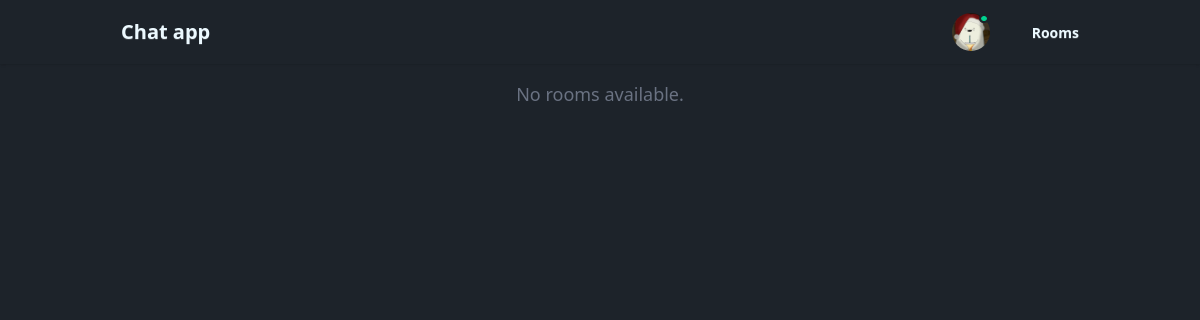
Page / (signed in) on the earlier database version.
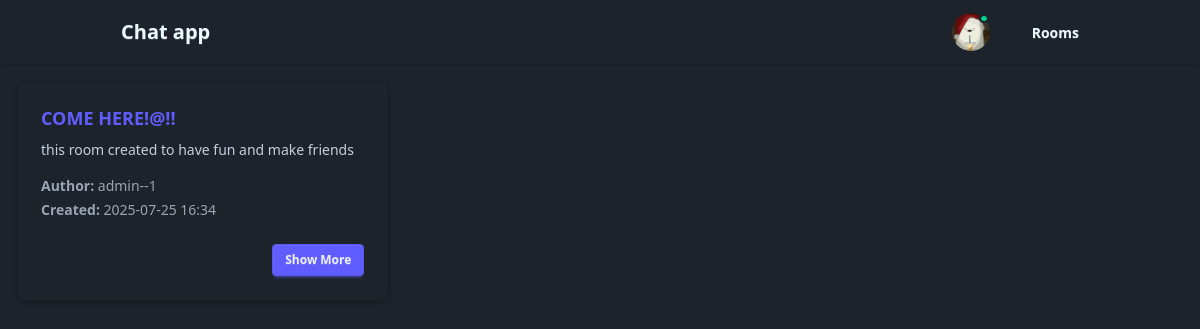
Same page on the later database version.
### chat/models.py (models this page shows, shortened)
class UserProfile(AbstractUser):
    email = models.EmailField(unique=True , blank=False , null=False)
    profile = models.ImageField(upload_to=uuid_upload_to , default = 'defaults/default-img.png' , validators=[FileExtensionValidator(allowed_extensions=['jpg', 'jpeg', 'png', 'gif'])])
    is_online = models.BooleanField(default=False)

class Room(models.Model):
    room_name = models.CharField(max_length=100)
    room_description = models.CharField(max_length=300)
    room_author = models.ForeignKey(UserProfile , on_delete=models.CASCADE , related_name="rooms")
    created_at = models.DateTimeField(auto_now_add=True)
    class Meta:
        unique_together = ['room_name' , 'room_author']

### chat/views/rooms.py (the view)
# urls.py: path('' , rooms.RoomView.as_view() , name="index"),
class RoomView(LoginRequiredMixin, ListView):
    model = Room
    template_name = "index.html"
    context_object_name = "object_list"

### chat/custom_contexts.py (called while the page is built)
def globals(request):
    return {
        "app_name" : "ChatApp"
    }

### chat/templates/index.html (shortened to what this page needs)
{% extends "base.html" %}
{% load widget_tweaks %}
{% block content %}
    <div class="grid grid-cols-1 sm:grid-cols-2 lg:grid-cols-3 gap-6 p-4">
        {% for room in object_list %}
            <div class="card bg-base-100 shadow-md border border-base-200">
                <div class="card-body">
                    <h2 class="card-title text-primary">{{ room.room_name }}</h2>
                    <p class="text-sm text-base-content/80">{{ room.room_description|truncatewords:20 }}</p>
                    <div class="mt-2 flex flex-col gap-1">
                        <span class="text-sm text-base-content/60">
                            <span class="font-semibold">Author:</span> {{ room.room_author.username }}
                        </span>
                        <span class="text-sm text-base-content/60">
                            <span class="font-semibold">Created:</span> {{ room.created_at|date:"Y-m-d H:i" }}
                        </span>
                    </div>
                    <div class="card-actions justify-end mt-4">
                        <a href="{% url 'room-detail' room.id %}" class="btn btn-sm btn-primary">Show More</a>
                    </div>
                </div>
            </div>
        {% empty %}
            <div class="col-span-full text-center text-gray-500 text-lg">
                No rooms available.
            </div>
        {% endfor %}
    </div>
{% endblock %}

### chat/templates/base.html (shortened to what this page needs)
<!DOCTYPE html>
<html lang="en" data-theme="dark">
<head>
    <link href="https://cdn.jsdelivr.net/npm/daisyui@5" rel="stylesheet" type="text/css" />
    <script src="https://cdn.jsdelivr.net/npm/@tailwindcss/browser@4"></script>
    <link href="https://cdn.jsdelivr.net/npm/daisyui@5/themes.css" rel="stylesheet" type="text/css" />
</head>
<body>
    {% include './partials/navbar.html' %}
    {% block content %}
    {% endblock %}
</body>
</html>

### chat/templates/partials/navbar.html (shortened to what this page needs)
<div class="navbar bg-base-100 shadow-sm">
    <div class="container mx-auto flex justify-between items-center px-4">
        <a class="btn btn-ghost text-xl normal-case" href="{% url 'index' %}">Chat app</a>
        <div class="flex items-center gap-6">
            <div class="dropdown dropdown-end">
                {% if request.user.is_authenticated %}
                    <label tabindex="0" class="btn btn-ghost btn-circle avatar {% if request.user.is_online == True %}avatar-online{% else %}avatar-offline{% endif %}">
                        <div class="w-10 rounded-full">
                        <img src="{{ request.user.profile.url }}" alt="Profile" />
                        </div>
                    </label>
                {% endif %}
            </div>
            {% if request.user.is_authenticated %}
                <div class="dropdown dropdown-end">
                    <label tabindex="0" class="btn btn-ghost">
                        Rooms
                    </label>
                </div>
            {% endif %}
        </div>
    </div>
</div>

Differences in the rows shown:
added Room: room_name "COME HERE!@!!", room_description "this room created to have fun and make friends", room_author.username "admin--1", created_at "2025-07-25 16:34"
Other differences:
text no longer shown: "No rooms available."
